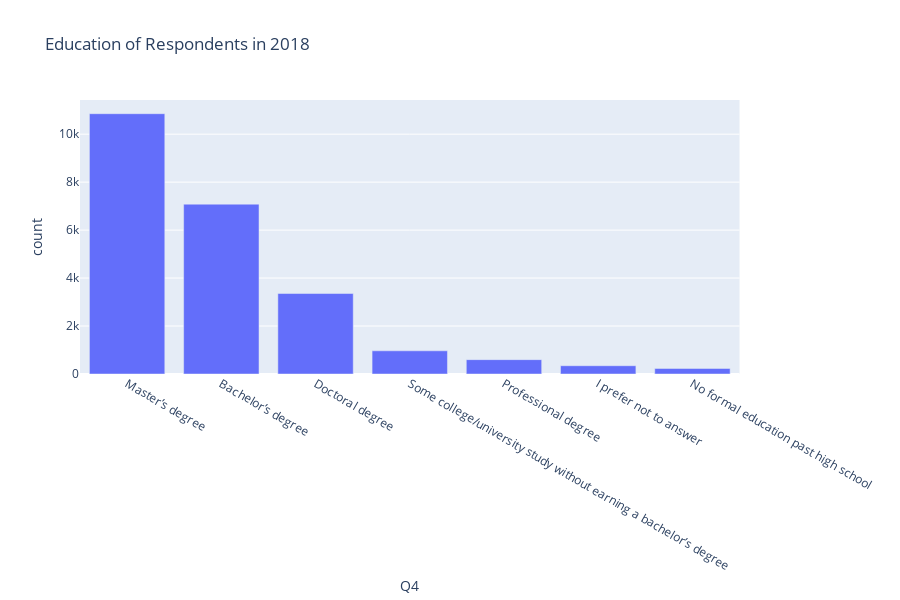

Notebook code cell kept with this figure:
### Code cell
df_test = pd.DataFrame({'count' : df_multi_choice.groupby([ "Q4"] ).size()}).reset_index().sort_values(by = 'count', ascending = False)
df_test.head()

fig = px.bar(df_test, x = 'Q4', y = 'count', title= 'Education of Respondents in 2018')
fig.show()

### Figure 1 — Plotly figure (JSON) as saved in the notebook; plotly's stock layout.template omitted (floating-point values rounded to 4 significant figures)
{"data": [{"alignmentgroup": "True", "hoverlabel": {"namelength": 0}, "hovertemplate": "Q4=%{x}<br>count=%{y}", "legendgroup": "", "marker": {"color": "#636efa"}, "name": "", "offsetgroup": "", "orientation": "v", "showlegend": false, "textposition": "auto", "type": "bar", "x": ["Master’s degree", "Bachelor’s degree", "Doctoral degree", "Some college/university study without earning a bachelor’s degree", "Professional degree", "I prefer not to answer", "No formal education past high school"], "xaxis": "x", "y": [10854, 7082, 3356, 967, 599, 345, 232], "yaxis": "y"}], "layout": {"barmode": "relative", "height": 600, "legend": {"tracegroupgap": 0}, "title": {"text": "Education of Respondents in 2018"}, "xaxis": {"anchor": "y", "domain": [0, 0.98], "title": {"text": "Q4"}}, "yaxis": {"anchor": "x", "domain": [0, 1], "title": {"text": "count"}}}}
